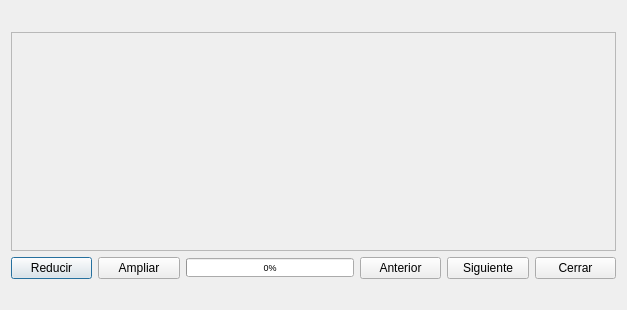
<?xml version="1.0" encoding="UTF-8"?>
<ui version="4.0">
 <class>Dialog</class>
 <widget class="QDialog" name="Dialog">
  <property name="windowModality">
   <enum>Qt::ApplicationModal</enum>
  </property>
  <property name="geometry">
   <rect>
    <x>0</x>
    <y>0</y>
    <width>627</width>
    <height>310</height>
   </rect>
  </property>
  <property name="mouseTracking">
   <bool>true</bool>
  </property>
  <property name="windowTitle">
   <string>Dialog</string>
  </property>
  <layout class="QGridLayout" name="gridLayout">
   <item row="0" column="0" colspan="4">
    <widget class="QLabel" name="labelNombreImg">
     <property name="font">
      <font>
       <pointsize>10</pointsize>
      </font>
     </property>
     <property name="text">
      <string/>
     </property>
    </widget>
   </item>
   <item row="1" column="0" colspan="7">
    <widget class="QScrollArea" name="scrollAreaVentana2">
     <property name="mouseTracking">
      <bool>false</bool>
     </property>
     <property name="widgetResizable">
      <bool>true</bool>
     </property>
     <widget class="QWidget" name="scrollAreaWidgetContents">
      <property name="geometry">
       <rect>
        <x>0</x>
        <y>0</y>
        <width>607</width>
        <height>215</height>
       </rect>
      </property>
      <property name="mouseTracking">
       <bool>false</bool>
      </property>
     </widget>
    </widget>
   </item>
   <item row="2" column="0">
    <widget class="QPushButton" name="botonZoomMenos">
     <property name="text">
      <string>Reducir</string>
     </property>
    </widget>
   </item>
   <item row="2" column="1">
    <widget class="QPushButton" name="botonZoomMas">
     <property name="text">
      <string>Ampliar</string>
     </property>
    </widget>
   </item>
   <item row="2" column="2" colspan="2">
    <widget class="QProgressBar" name="barProb">
     <property name="font">
      <font>
       <pointsize>7</pointsize>
      </font>
     </property>
     <property name="cursor">
      <cursorShape>BlankCursor</cursorShape>
     </property>
     <property name="maximum">
      <number>1</number>
     </property>
     <property name="value">
      <number>0</number>
     </property>
    </widget>
   </item>
   <item row="2" column="4">
    <widget class="QPushButton" name="botonSiguienteIzq">
     <property name="text">
      <string>Anterior</string>
     </property>
    </widget>
   </item>
   <item row="2" column="5">
    <widget class="QPushButton" name="botonSiguienteDer">
     <property name="text">
      <string>Siguiente</string>
     </property>
    </widget>
   </item>
   <item row="2" column="6">
    <widget class="QPushButton" name="botonCerrarVentana2">
     <property name="text">
      <string>Cerrar</string>
     </property>
    </widget>
   </item>
   <item row="3" column="2">
    <widget class="QLabel" name="labelX">
     <property name="text">
      <string/>
     </property>
    </widget>
   </item>
   <item row="3" column="3">
    <widget class="QLabel" name="labelY">
     <property name="text">
      <string/>
     </property>
    </widget>
   </item>
  </layout>
 </widget>
 <resources/>
 <connections/>
</ui>
